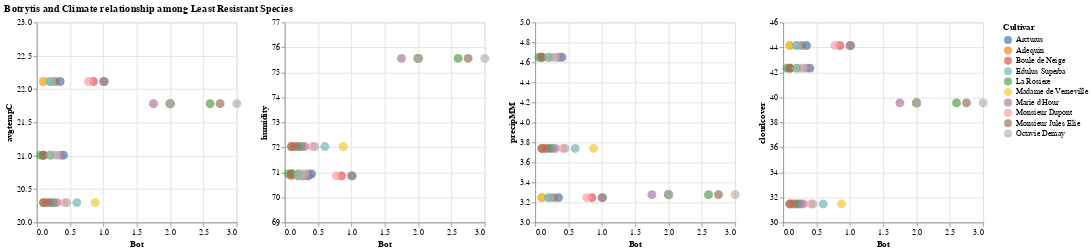

Notebook code for this chart:
### Markdown cell above
now same but for  **Less Resistant Species**

### Code cell
bot_interractive_scatterplots(least_resistant_df,'Botrytis and Climate relationship among Least Resistant Species')

### Figure 1 — Vega-Lite specification as saved in the notebook (floating-point values rounded to 4 significant figures)
{"$schema": "https://vega.github.io/schema/vega-lite/v2.6.0.json", "config": {"view": {"height": 300, "width": 400}}, "datasets": {"data-ae4ae87e66164a11d7e9cc8d3bfbd398": [{"Bot": 2, "Bush": 3, "City": "Ann Arbor", "Cultivar": "Arcturus", "Early_Bot": null, "ID": "45AB", "Mildew": 0.1, "No": 26, "Regidity": 2.75, "Serial_No": 115, "Thickness": 6.1, "avgtempC": 21.78, "cloudcover": 39.56, "date": "2015-07-11T00:00:00", "genetic_Acc_No": 26.1, "humidity": 75.56, "maxtempC": 26.2, "mintempC": 17.37, "num": 26.2, "precipMM": 3.277, "year": "2015"}, {"Bot": 2, "Bush": 4, "City": "Ann Arbor", "Cultivar": "Arlequin", "Early_Bot": null, "ID": "33AB", "Mildew": 0, "No": 27, "Regidity": 3, "Serial_No": 73, "Thickness": 7.25, "avgtempC": 21.78, "cloudcover": 39.56, "date": "2015-07-11T00:00:00", "genetic_Acc_No": 27.1, "humidity": 75.56, "maxtempC": 26.2, "mintempC": 17.37, "num": 27.2, "precipMM": 3.277, "year": "2015"}, {"Bot": 2, "Bush": 4, "City": "Ann Arbor", "Cultivar": "Boule de Neige", "Early_Bot": null, "ID": "84CD", "Mildew": 0, "No": 29, "Regidity": 4, "Serial_No": 211, "Thickness": 8.935, "avgtempC": 21.78, "cloudcover": 39.56, "date": "2015-07-11T00:00:00", "genetic_Acc_No": 29.1, "humidity": 75.56, "maxtempC": 26.2, "mintempC": 17.37, "num": 29.2, "precipMM": 3.277, "year": "2015"}, {"Bot": 2.6, "Bush": 3.5, "City": "Ann Arbor", "Cultivar": "La Rosiere", "Early_Bot": null, "ID": "82AB", "Mildew": 0, "No": 39, "Regidity": 3.125, "Serial_No": 201, "Thickness": 6.737, "avgtempC": 21.78, "cloudcover": 39.56, "date": "2015-07-11T00:00:00", "genetic_Acc_No": 39.1, "humidity": 75.56, "maxtempC": 26.2, "mintempC": 17.37, "num": 39.2, "precipMM": 3.277, "year": "2015"}, {"Bot": 2, "Bush": 3.75, "City": "Ann Arbor", "Cultivar": "Madame de Verneville", "Early_Bot": null, "ID": "71AB   ", "Mildew": 0.005, "No": 47, "Regidity": 4, "Serial_No": 167, "Thickness": 8.5, "avgtempC": 21.78, "cloudcover": 39.56, "date": "2015-07-11T00:00:00", "genetic_Acc_No": 47.1, "humidity": 75.56, "maxtempC": 26.2, "mintempC": 17.37, "num": 47.2, "precipMM": 3.277, "year": "2015"}, {"Bot": 1.75, "Bush": 4, "City": "Ann Arbor", "Cultivar": "Marie d'Hour", "Early_Bot": null, "ID": "95EF", "Mildew": 0, "No": 43, "Regidity": 3.75, "Serial_No": 249, "Thickness": 8.765, "avgtempC": 21.78, "cloudcover": 39.56, "date": "2015-07-11T00:00:00", "genetic_Acc_No": 43.1, "humidity": 75.56, "maxtempC": 26.2, "mintempC": 17.37, "num": 43.2, "precipMM": 3.277, "year": "2015"}, {"Bot": 2, "Bush": 4, "City": "Ann Arbor", "Cultivar": "Monsieur Dupont", "Early_Bot": null, "ID": "84AB", "Mildew": 0, "No": 48, "Regidity": 3.25, "Serial_No": 209, "Thickness": 9.335, "avgtempC": 21.78, "cloudcover": 39.56, "date": "2015-07-11T00:00:00", "genetic_Acc_No": 48.1, "humidity": 75.56, "maxtempC": 26.2, "mintempC": 17.37, "num": 48.2, "precipMM": 3.277, "year": "2015"}, {"Bot": 2.75, "Bush": 4, "City": "Ann Arbor", "Cultivar": "Monsieur Jules Elie", "Early_Bot": null, "ID": "42EF", "Mildew": 0, "No": 49, "Regidity": 3.75, "Serial_No": 101, "Thickness": 9.85, "avgtempC": 21.78, "cloudcover": 39.56, "date": "2015-07-11T00:00:00", "genetic_Acc_No": 49.1, "humidity": 75.56, "maxtempC": 26.2, "mintempC": 17.37, "num": 49.2, "precipMM": 3.277, "year": "2015"}, {"Bot": 3, "Bush": 3.65, "City": "Ann Arbor", "Cultivar": "Octavie Demay", "Early_Bot": null, "ID": "31AB", "Mildew": 0, "No": 50, "Regidity": 3.5, "Serial_No": 61, "Thickness": 8.25, "avgtempC": 21.78, "cloudcover": 39.56, "date": "2015-07-11T00:00:00", "genetic_Acc_No": 50.1, "humidity": 75.56, "maxtempC": 26.2, "mintempC": 17.37, "num": 50.2, "precipMM": 3.277, "year": "2015"}, {"Bot": 2, "Bush": 3.5, "City": "Ann Arbor", "Cultivar": "Edulus Superba", "Early_Bot": null, "ID": "42AB", "Mildew": 0, "No": 54, "Regidity": 3.5, "Serial_No": 97, "Thickness": 7.5, "avgtempC": 21.78, "cloudcover": 39.56, "date": "2015-07-11T00:00:00", "genetic_Acc_No": 54.1, "humidity": 75.56, "maxtempC": 26.2, "mintempC": 17.37, "num": 54.2, "precipMM": 3.277, "year": "2015"}, {"Bot": 0.35, "Bush": 4, "City": "Ann Arbor", "Cultivar": "Arcturus", "Early_Bot": 0, "ID": "45AB", "Mildew": 0.1, "No": 26, "Regidity": 3.25, "Serial_No": 115, "Thickness": 0.7325, "avgtempC": 22.11, "cloudcover": 44.15, "date": "2016-07-28T00:00:00", "genetic_Acc_No": 26.1, "humidity": 70.86, "maxtempC": 26.46, "mintempC": 17.77, "num": 26.2, "precipMM": 3.248, "year": "2016"}, {"Bot": 0.1, "Bush": 3.5, "City": "Ann Arbor", "Cultivar": "Arlequin", "Early_Bot": 0, "ID": "33AB", "Mildew": 0, "No": 27, "Regidity": 3, "Serial_No": 73, "Thickness": 0.7063, "avgtempC": 22.11, "cloudcover": 44.15, "date": "2016-07-28T00:00:00", "genetic_Acc_No": 27.1, "humidity": 70.86, "maxtempC": 26.46, "mintempC": 17.77, "num": 27.2, "precipMM": 3.248, "year": "2016"}, {"Bot": 0.85, "Bush": 5, "City": "Ann Arbor", "Cultivar": "Boule de Neige", "Early_Bot": 0, "ID": "84CD", "Mildew": 0, "No": 29, "Regidity": 4, "Serial_No": 211, "Thickness": 0.9915, "avgtempC": 22.11, "cloudcover": 44.15, "date": "2016-07-29T00:00:00", "genetic_Acc_No": 29.1, "humidity": 70.86, "maxtempC": 26.46, "mintempC": 17.77, "num": 29.2, "precipMM": 3.248, "year": "2016"}, {"Bot": 1.012, "Bush": 4.875, "City": "Ann Arbor", "Cultivar": "La Rosiere", "Early_Bot": 0.2, "ID": "82AB", "Mildew": 0, "No": 39, "Regidity": 3.925, "Serial_No": 201, "Thickness": 0.9344, "avgtempC": 22.11, "cloudcover": 44.15, "date": "2016-07-29T00:00:00", "genetic_Acc_No": 39.1, "humidity": 70.86, "maxtempC": 26.46, "mintempC": 17.77, "num": 39.2, "precipMM": 3.248, "year": "2016"}, {"Bot": 1, "Bush": 3.25, "City": "Ann Arbor", "Cultivar": "Marie d'Hour", "Early_Bot": 0, "ID": "95EF", "Mildew": 0.2, "No": 43, "Regidity": 3.75, "Serial_No": 249, "Thickness": 0.89, "avgtempC": 22.11, "cloudcover": 44.15, "date": "2016-08-01T00:00:00", "genetic_Acc_No": 43.1, "humidity": 70.86, "maxtempC": 26.46, "mintempC": 17.77, "num": 43.2, "precipMM": 3.248, "year": "2016"}, {"Bot": 0.1, "Bush": 4.5, "City": "Ann Arbor", "Cultivar": "Madame de Verneville", "Early_Bot": 1.5, "ID": "71AB   ", "Mildew": 0, "No": 47, "Regidity": 4.5, "Serial_No": 167, "Thickness": 1.061, "avgtempC": 22.11, "cloudcover": 44.15, "date": "2016-07-29T00:00:00", "genetic_Acc_No": 47.1, "humidity": 70.86, "maxtempC": 26.46, "mintempC": 17.77, "num": 47.2, "precipMM": 3.248, "year": "2016"}, {"Bot": 0.775, "Bush": 5, "City": "Ann Arbor", "Cultivar": "Monsieur Dupont", "Early_Bot": 0.3, "ID": "84AB", "Mildew": 0, "No": 48, "Regidity": 4.7, "Serial_No": 209, "Thickness": 1.038, "avgtempC": 22.11, "cloudcover": 44.15, "date": "2016-07-29T00:00:00", "genetic_Acc_No": 48.1, "humidity": 70.86, "maxtempC": 26.46, "mintempC": 17.77, "num": 48.2, "precipMM": 3.248, "year": "2016"}, {"Bot": 0.275, "Bush": 4.75, "City": "Ann Arbor", "Cultivar": "Monsieur Jules Elie", "Early_Bot": 0, "ID": "42EF", "Mildew": 0, "No": 49, "Regidity": 3.5, "Serial_No": 101, "Thickness": 0.9437, "avgtempC": 22.11, "cloudcover": 44.15, "date": "2016-07-28T00:00:00", "genetic_Acc_No": 49.1, "humidity": 70.86, "maxtempC": 26.46, "mintempC": 17.77, "num": 49.2, "precipMM": 3.248, "year": "2016"}, {"Bot": 0.2, "Bush": 3.75, "City": "Ann Arbor", "Cultivar": "Octavie Demay", "Early_Bot": 0, "ID": "31AB", "Mildew": 0, "No": 50, "Regidity": 3.5, "Serial_No": 61, "Thickness": 0.8237, "avgtempC": 22.11, "cloudcover": 44.15, "date": "2016-07-28T00:00:00", "genetic_Acc_No": 50.1, "humidity": 70.86, "maxtempC": 26.46, "mintempC": 17.77, "num": 50.2, "precipMM": 3.248, "year": "2016"}, {"Bot": 0.2, "Bush": 4.5, "City": "Ann Arbor", "Cultivar": "Edulus Superba", "Early_Bot": 0.5, "ID": "42AB", "Mildew": 0, "No": 54, "Regidity": 4, "Serial_No": 97, "Thickness": 0.8475, "avgtempC": 22.11, "cloudcover": 44.15, "date": "2016-07-28T00:00:00", "genetic_Acc_No": 54.1, "humidity": 70.86, "maxtempC": 26.46, "mintempC": 17.77, "num": 54.2, "precipMM": 3.248, "year": "2016"}, {"Bot": 0.2, "Bush": 4.5, "City": "Ann Arbor", "Cultivar": "Arcturus", "Early_Bot": null, "ID": "45AB", "Mildew": null, "No": 26, "Regidity": 4, "Serial_No": 115, "Thickness": null, "avgtempC": 20.3, "cloudcover": 31.48, "date": "2017-07-10T00:00:00", "genetic_Acc_No": 26.1, "humidity": 72.03, "maxtempC": 24.37, "mintempC": 16.22, "num": 26.2, "precipMM": 3.74, "year": "2017"}, {"Bot": 0.1, "Bush": 3, "City": "Ann Arbor", "Cultivar": "Arlequin", "Early_Bot": null, "ID": "33AB", "Mildew": null, "No": 27, "Regidity": 3, "Serial_No": 73, "Thickness": null, "avgtempC": 20.3, "cloudcover": 31.48, "date": "2017-07-10T00:00:00", "genetic_Acc_No": 27.1, "humidity": 72.03, "maxtempC": 24.37, "mintempC": 16.22, "num": 27.2, "precipMM": 3.74, "year": "2017"}, {"Bot": 0.15, "Bush": 4, "City": "Ann Arbor", "Cultivar": "Boule de Neige", "Early_Bot": null, "ID": "84CD", "Mildew": null, "No": 29, "Regidity": 3.75, "Serial_No": 211, "Thickness": null, "avgtempC": 20.3, "cloudcover": 31.48, "date": "2017-07-10T00:00:00", "genetic_Acc_No": 29.1, "humidity": 72.03, "maxtempC": 24.37, "mintempC": 16.22, "num": 29.2, "precipMM": 3.74, "year": "2017"}, {"Bot": 0.25, "Bush": 3, "City": "Ann Arbor", "Cultivar": "La Rosiere", "Early_Bot": null, "ID": "82AB", "Mildew": null, "No": 39, "Regidity": 4, "Serial_No": 201, "Thickness": null, "avgtempC": 20.3, "cloudcover": 31.48, "date": "2017-07-10T00:00:00", "genetic_Acc_No": 39.1, "humidity": 72.03, "maxtempC": 24.37, "mintempC": 16.22, "num": 39.2, "precipMM": 3.74, "year": "2017"}, {"Bot": 0.3, "Bush": 3.5, "City": "Ann Arbor", "Cultivar": "Marie d'Hour", "Early_Bot": null, "ID": "95EF", "Mildew": null, "No": 43, "Regidity": 3.5, "Serial_No": 249, "Thickness": null, "avgtempC": 20.3, "cloudcover": 31.48, "date": "2017-07-10T00:00:00", "genetic_Acc_No": 43.1, "humidity": 72.03, "maxtempC": 24.37, "mintempC": 16.22, "num": 43.2, "precipMM": 3.74, "year": "2017"}, {"Bot": 0.875, "Bush": 5, "City": "Ann Arbor", "Cultivar": "Madame de Verneville", "Early_Bot": null, "ID": "71AB   ", "Mildew": 0.1, "No": 47, "Regidity": 4.75, "Serial_No": 167, "Thickness": null, "avgtempC": 20.3, "cloudcover": 31.48, "date": "2017-07-10T00:00:00", "genetic_Acc_No": 47.1, "humidity": 72.03, "maxtempC": 24.37, "mintempC": 16.22, "num": 47.2, "precipMM": 3.74, "year": "2017"}, {"Bot": 0.415, "Bush": 3.5, "City": "Ann Arbor", "Cultivar": "Monsieur Dupont", "Early_Bot": null, "ID": "84AB", "Mildew": null, "No": 48, "Regidity": 3.5, "Serial_No": 209, "Thickness": null, "avgtempC": 20.3, "cloudcover": 31.48, "date": "2017-07-10T00:00:00", "genetic_Acc_No": 48.1, "humidity": 72.03, "maxtempC": 24.37, "mintempC": 16.22, "num": 48.2, "precipMM": 3.74, "year": "2017"}, {"Bot": 0.1, "Bush": 4.75, "City": "Ann Arbor", "Cultivar": "Monsieur Jules Elie", "Early_Bot": null, "ID": "42EF", "Mildew": null, "No": 49, "Regidity": 4, "Serial_No": 101, "Thickness": null, "avgtempC": 20.3, "cloudcover": 31.48, "date": "2017-07-10T00:00:00", "genetic_Acc_No": 49.1, "humidity": 72.03, "maxtempC": 24.37, "mintempC": 16.22, "num": 49.2, "precipMM": 3.74, "year": "2017"}, {"Bot": 0.45, "Bush": 3, "City": "Ann Arbor", "Cultivar": "Octavie Demay", "Early_Bot": null, "ID": "31AB", "Mildew": null, "No": 50, "Regidity": 3.25, "Serial_No": 61, "Thickness": null, "avgtempC": 20.3, "cloudcover": 31.48, "date": "2017-07-10T00:00:00", "genetic_Acc_No": 50.1, "humidity": 72.03, "maxtempC": 24.37, "mintempC": 16.22, "num": 51.2, "precipMM": 3.74, "year": "2017"}, {"Bot": 0.6, "Bush": 3.5, "City": "Ann Arbor", "Cultivar": "Edulus Superba", "Early_Bot": null, "ID": "42AB", "Mildew": null, "No": 54, "Regidity": 3.875, "Serial_No": 97, "Thickness": null, "avgtempC": 20.3, "cloudcover": 31.48, "date": "2017-07-10T00:00:00", "genetic_Acc_No": 54.1, "humidity": 72.03, "maxtempC": 24.37, "mintempC": 16.22, "num": 54.2, "precipMM": 3.74, "year": "2017"}, {"Bot": 0.4, "Bush": 4, "City": "Ann Arbor", "Cultivar": "Arcturus", "Early_Bot": null, "ID": "45AB", "Mildew": null, "No": 26, "Regidity": 4, "Serial_No": 115, "Thickness": 1.05, "avgtempC": 21.01, "cloudcover": 42.34, "date": "2018-07-26T00:00:00", "genetic_Acc_No": 26.1, "humidity": 70.93, "maxtempC": 25.19, "mintempC": 16.83, "num": 26.2, "precipMM": 4.651, "year": "2018"}, {"Bot": 0.1, "Bush": 4, "City": "Ann Arbor", "Cultivar": "Arlequin", "Early_Bot": null, "ID": "33AB", "Mildew": null, "No": 27, "Regidity": 3.5, "Serial_No": 73, "Thickness": null, "avgtempC": 21.01, "cloudcover": 42.34, "date": "2018-07-26T00:00:00", "genetic_Acc_No": 27.1, "humidity": 70.93, "maxtempC": 25.19, "mintempC": 16.83, "num": 27.2, "precipMM": 4.651, "year": "2018"}, {"Bot": 0.1, "Bush": 4.5, "City": "Ann Arbor", "Cultivar": "Boule de Neige", "Early_Bot": null, "ID": "84CD", "Mildew": null, "No": 29, "Regidity": 4.1, "Serial_No": 211, "Thickness": 0.975, "avgtempC": 21.01, "cloudcover": 42.34, "date": "2018-07-26T00:00:00", "genetic_Acc_No": 29.1, "humidity": 70.93, "maxtempC": 25.19, "mintempC": 16.83, "num": 29.2, "precipMM": 4.651, "year": "2018"}, {"Bot": 0.055, "Bush": 3.5, "City": "Ann Arbor", "Cultivar": "La Rosiere", "Early_Bot": null, "ID": "82AB", "Mildew": null, "No": 39, "Regidity": 3.5, "Serial_No": 201, "Thickness": 0.83, "avgtempC": 21.01, "cloudcover": 42.34, "date": "2018-07-26T00:00:00", "genetic_Acc_No": 39.1, "humidity": 70.93, "maxtempC": 25.19, "mintempC": 16.83, "num": 39.2, "precipMM": 4.651, "year": "2018"}, {"Bot": 0.35, "Bush": 4.5, "City": "Ann Arbor", "Cultivar": "Marie d'Hour", "Early_Bot": null, "ID": "95EF", "Mildew": null, "No": 43, "Regidity": 4.25, "Serial_No": 249, "Thickness": 0.9367, "avgtempC": 21.01, "cloudcover": 42.34, "date": "2018-07-26T00:00:00", "genetic_Acc_No": 43.1, "humidity": 70.93, "maxtempC": 25.19, "mintempC": 16.83, "num": 43.2, "precipMM": 4.651, "year": "2018"}, {"Bot": 0.2, "Bush": 4, "City": "Ann Arbor", "Cultivar": "Madame de Verneville", "Early_Bot": null, "ID": "71AB   ", "Mildew": null, "No": 47, "Regidity": 4.25, "Serial_No": 167, "Thickness": 0.9933, "avgtempC": 21.01, "cloudcover": 42.34, "date": "2018-07-26T00:00:00", "genetic_Acc_No": 47.1, "humidity": 70.93, "maxtempC": 25.19, "mintempC": 16.83, "num": 47.2, "precipMM": 4.651, "year": "2018"}, {"Bot": 0.25, "Bush": 4.5, "City": "Ann Arbor", "Cultivar": "Monsieur Dupont", "Early_Bot": null, "ID": "84AB", "Mildew": null, "No": 48, "Regidity": 4, "Serial_No": 209, "Thickness": 0.9917, "avgtempC": 21.01, "cloudcover": 42.34, "date": "2018-07-26T00:00:00", "genetic_Acc_No": 48.1, "humidity": 70.93, "maxtempC": 25.19, "mintempC": 16.83, "num": 48.2, "precipMM": 4.651, "year": "2018"}, {"Bot": 0.1, "Bush": 4.4, "City": "Ann Arbor", "Cultivar": "Monsieur Jules Elie", "Early_Bot": null, "ID": "42EF", "Mildew": null, "No": 49, "Regidity": 4.25, "Serial_No": 101, "Thickness": 1.147, "avgtempC": 21.01, "cloudcover": 42.34, "date": "2018-07-26T00:00:00", "genetic_Acc_No": 49.1, "humidity": 70.93, "maxtempC": 25.19, "mintempC": 16.83, "num": 49.2, "precipMM": 4.651, "year": "2018"}, {"Bot": 0.3, "Bush": 4, "City": "Ann Arbor", "Cultivar": "Octavie Demay", "Early_Bot": null, "ID": "31AB", "Mildew": null, "No": 50, "Regidity": 3.75, "Serial_No": 61, "Thickness": null, "avgtempC": 21.01, "cloudcover": 42.34, "date": "2018-07-26T00:00:00", "genetic_Acc_No": 50.1, "humidity": 70.93, "maxtempC": 25.19, "mintempC": 16.83, "num": 50.2, "precipMM": 4.651, "year": "2018"}, {"Bot": 0.2, "Bush": 4.5, "City": "Ann Arbor", "Cultivar": "Edulus Superba", "Early_Bot": null, "ID": "42AB", "Mildew": null, "No": 54, "Regidity": 4.15, "Serial_No": 97, "Thickness": 0.88, "avgtempC": 21.01, "cloudcover": 42.34, "date": "2018-07-26T00:00:00", "genetic_Acc_No": 54.1, "humidity": 70.93, "maxtempC": 25.19, "mintempC": 16.83, "num": 54.2, "precipMM": 4.651, "year": "2018"}]}, "hconcat": [{"data": {"name": "data-ae4ae87e66164a11d7e9cc8d3bfbd398"}, "encoding": {"color": {"condition": {"field": "Cultivar", "selection": "selector003", "type": "nominal"}, "value": "gray"}, "x": {"field": "Bot", "type": "quantitative"}, "y": {"field": "avgtempC", "scale": {"domain": [20, 23]}, "type": "quantitative"}}, "height": 250, "mark": {"size": 125, "type": "circle"}, "selection": {"selector003": {"encodings": ["x", "y"], "mark": {"fill": "#333", "fillOpacity": 0.125, "stroke": "white"}, "on": "[mousedown, window:mouseup] > window:mousemove!", "resolve": "global", "translate": "[mousedown, window:mouseup] > window:mousemove!", "type": "interval", "zoom": "wheel!"}}, "width": 250}, {"data": {"name": "data-ae4ae87e66164a11d7e9cc8d3bfbd398"}, "encoding": {"color": {"condition": {"field": "Cultivar", "selection": "selector003", "type": "nominal"}, "value": "gray"}, "x": {"field": "Bot", "type": "quantitative"}, "y": {"field": "humidity", "scale": {"domain": [69, 77]}, "type": "quantitative"}}, "height": 250, "mark": {"size": 125, "type": "circle"}, "selection": {"selector003": {"encodings": ["x", "y"], "mark": {"fill": "#333", "fillOpacity": 0.125, "stroke": "white"}, "on": "[mousedown, window:mouseup] > window:mousemove!", "resolve": "global", "translate": "[mousedown, window:mouseup] > window:mousemove!", "type": "interval", "zoom": "wheel!"}}, "width": 250}, {"data": {"name": "data-ae4ae87e66164a11d7e9cc8d3bfbd398"}, "encoding": {"color": {"condition": {"field": "Cultivar", "selection": "selector003", "type": "nominal"}, "value": "gray"}, "x": {"field": "Bot", "type": "quantitative"}, "y": {"field": "precipMM", "scale": {"domain": [3, 5]}, "type": "quantitative"}}, "height": 250, "mark": {"size": 125, "type": "circle"}, "selection": {"selector003": {"encodings": ["x", "y"], "mark": {"fill": "#333", "fillOpacity": 0.125, "stroke": "white"}, "on": "[mousedown, window:mouseup] > window:mousemove!", "resolve": "global", "translate": "[mousedown, window:mouseup] > window:mousemove!", "type": "interval", "zoom": "wheel!"}}, "width": 250}, {"data": {"name": "data-ae4ae87e66164a11d7e9cc8d3bfbd398"}, "encoding": {"color": {"condition": {"field": "Cultivar", "selection": "selector003", "type": "nominal"}, "value": "gray"}, "x": {"field": "Bot", "type": "quantitative"}, "y": {"field": "cloudcover", "scale": {"domain": [30, 46]}, "type": "quantitative"}}, "height": 250, "mark": {"size": 125, "type": "circle"}, "selection": {"selector003": {"encodings": ["x", "y"], "mark": {"fill": "#333", "fillOpacity": 0.125, "stroke": "white"}, "on": "[mousedown, window:mouseup] > window:mousemove!", "resolve": "global", "translate": "[mousedown, window:mouseup] > window:mousemove!", "type": "interval", "zoom": "wheel!"}}, "width": 250}], "title": "Botrytis and Climate relationship among Least Resistant Species"}
